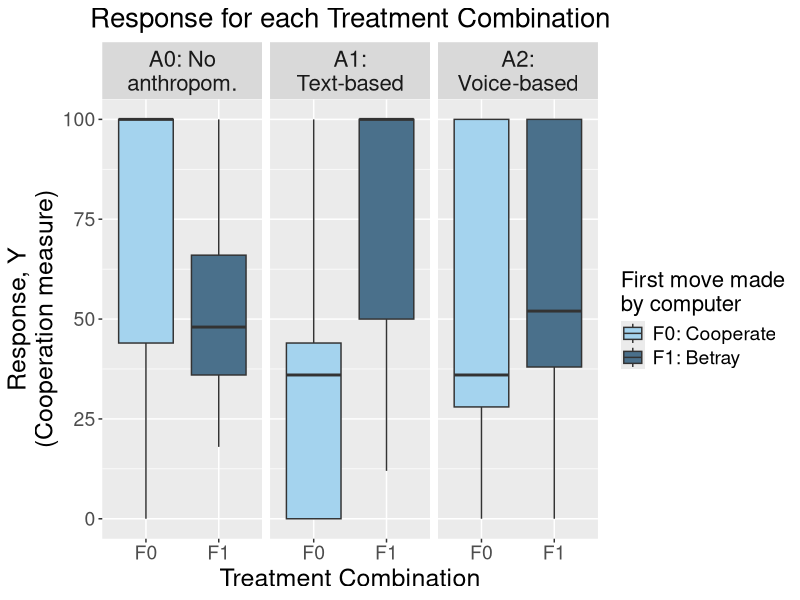

Write the R code that produced this figure.
setwd("/Users/samharrison/Documents/data_sci/chatgpt_prisoners_dilemma")

# read
data <- read.csv("raw_data.csv")

# factorize / rename levels
data$Treatment <- factor(data$Treatment)
levels(data$Treatment) <- c("A0", "A1", "A2")
data$Treatment <- relevel(data$Treatment, ref = "A0")
data$Strategy <- factor(data$Strategy)
levels(data$Strategy) <- c("F1", "F0")
data$Strategy <- relevel(data$Strategy, ref = "F0")

# create Treatment_Strategy column
data$Treatment_Strategy <- interaction(data$Treatment, data$Strategy)

# filter data to include main variables of interest
data <- data[, c("Treatment", "Strategy", "Treatment_Strategy", "Yi")]

# fit the model, and summarize
options(contrasts=c("contr.sum", "contr.sum"))
fit <- aov(Yi ~ Treatment + Strategy, data)
summary(fit)

# coefficient analysis
coef(fit)

# Extract the residuals
residuals <- residuals(fit)

library(ggplot2)

# reorder
data$Treatment_Strategy <- factor(data$Treatment_Strategy,
    levels = c("A0.F0", "A0.F1", "A1.F0", "A1.F1", "A2.F0", "A2.F1"))

# reorder
levels(data$Treatment) <- c("A0: No\nanthropom.",
                            "A1:\nText-based",
                            "A2:\nVoice-based")

# my colours
my_colors <- c("lightskyblue2", 
               "skyblue4", 
               "lightskyblue2", 
               "skyblue4", 
               "lightskyblue2", 
               "skyblue4")

# boxplot
ggplot(data, aes(x = Strategy, y = Yi, fill = Strategy)) +
  geom_boxplot() +
  scale_fill_manual(values = my_colors, labels = c("F0: Cooperate", "F1: Betray")) +
  labs(x = "Treatment Combination", y = "Response, Y\n(Cooperation measure)",
       title = "Response for each Treatment Combination") +
  facet_wrap(~ factor(Treatment)) +
  guides(fill = guide_legend(title = "First move made\nby computer ")) + 
  theme(plot.title = element_text(hjust = 0.5, size = 20), 
        axis.title.x = element_text(size = 18),
        axis.title.y = element_text(size = 18),
        strip.text = element_text(size = 16),
        legend.title = element_text(size = 16),
        legend.text = element_text(size = 14),
        axis.text.x = element_text(size = 14),
        axis.text.y = element_text(size = 14))



